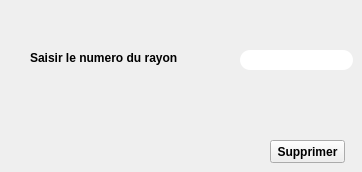
     <widget class="QWidget" name="tab_6">
      <attribute name="title">
       <string>Supprimer rayon</string>
      </attribute>
      <widget class="QLineEdit" name="lineEdit_Num_s">
       <property name="geometry">
        <rect>
         <x>240</x>
         <y>50</y>
         <width>113</width>
         <height>20</height>
        </rect>
       </property>
       <property name="font">
        <font>
         <weight>75</weight>
         <bold>true</bold>
        </font>
       </property>
       <property name="styleSheet">
        <string notr="true">border-radius:10px;
background-color: rgb(255, 255, 255);</string>
       </property>
       <property name="clearButtonEnabled">
        <bool>true</bool>
       </property>
      </widget>
      <widget class="QLabel" name="label_Num_s">
       <property name="geometry">
        <rect>
         <x>30</x>
         <y>50</y>
         <width>171</width>
         <height>16</height>
        </rect>
       </property>
       <property name="font">
        <font>
         <weight>75</weight>
         <bold>true</bold>
        </font>
       </property>
       <property name="text">
        <string>Saisir le numero du rayon</string>
       </property>
      </widget>
      <widget class="QPushButton" name="pushButton_Supprimer_r">
       <property name="geometry">
        <rect>
         <x>270</x>
         <y>140</y>
         <width>75</width>
         <height>23</height>
        </rect>
       </property>
       <property name="font">
        <font>
         <weight>75</weight>
         <bold>true</bold>
        </font>
       </property>
       <property name="text">
        <string>Supprimer</string>
       </property>
      </widget>
     </widget>
